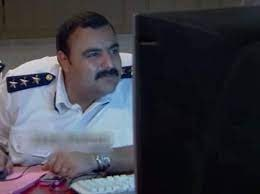
#> input picture test_img.jpg, 260 x 194 px
$ python main.py
#> lines starting #> are read from the running program, lines starting #| are printed output that depends on the picture
import cv2
import numpy as np
import matplotlib.pyplot as plt
print(cv2.__version__)

img = cv2.imread('test_img.jpg')
#> img is the input picture: shape (194, 260, 3); mean B, G, R 70, 60.9, 61

# 1. Resizing
resized_square = cv2.resize(img, (300, 300))  # Force 300x300
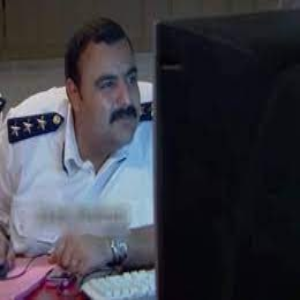
#> resized_square: shape (300, 300, 3); mean B, G, R 69.9, 60.8, 60.9
resized_half = cv2.resize(img, None, fx=0.5, fy=0.5)  # Scale down 50%

# 2. Cropping (center 50%)
h, w = img.shape[:2]
#> h = 194; w = 260
cropped = img[h//4:3*h//4, w//4:3*w//4]  # Center crop
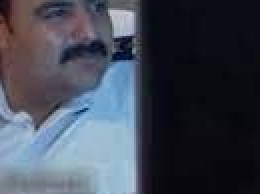
#> cropped: shape (97, 130, 3) (shown 2 times larger); mean B, G, R 84.3, 71.2, 65.3

# 3. Rotation (45 degrees)
center = (w//2, h//2)
#> center = (130, 97)
M = cv2.getRotationMatrix2D(center, 45, 1.0)
rotated = cv2.warpAffine(img, M, (w, h))
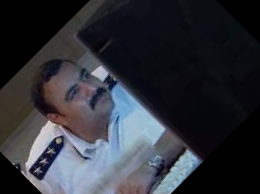
#> rotated: shape (194, 260, 3); mean B, G, R 56.7, 49.5, 47.6

# --- Grayscale Processing ---
gray_img = cv2.cvtColor(img, cv2.COLOR_BGR2GRAY)
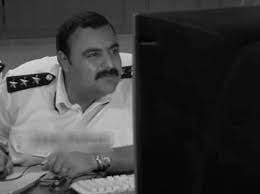
#> gray_img: shape (194, 260); min 0, max 222, mean 61.9
inv_arith = 255 - gray_img
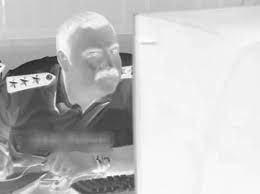
#> inv_arith: shape (194, 260); min 33, max 255, mean 193.1
inv_bitwise = cv2.bitwise_not(gray_img)

# --- Matplotlib Display ---
plt.figure(figsize=(15, 8))

# Original and spatial transforms
plt.subplot(2, 4, 1)
plt.imshow(cv2.cvtColor(img, cv2.COLOR_BGR2RGB))
plt.title('Original')
plt.axis('off')

plt.subplot(2, 4, 2)
plt.imshow(cv2.cvtColor(resized_square, cv2.COLOR_BGR2RGB))
plt.title('Resized (300x300)')
plt.axis('off')

plt.subplot(2, 4, 3)
plt.imshow(cv2.cvtColor(cropped, cv2.COLOR_BGR2RGB))
plt.title('Cropped (Center 50%)')
plt.axis('off')

plt.subplot(2, 4, 4)
plt.imshow(cv2.cvtColor(rotated, cv2.COLOR_BGR2RGB))
plt.title('Rotated 45°')
plt.axis('off')

# Grayscale and inversions
plt.subplot(2, 4, 5)
plt.imshow(gray_img, cmap='gray')
plt.title('Grayscale')
plt.axis('off')

plt.subplot(2, 4, 6)
plt.imshow(inv_arith, cmap='gray')
plt.title('Arithmetic Invert')
plt.axis('off')

plt.subplot(2, 4, 7)
plt.imshow(inv_bitwise, cmap='gray')
plt.title('Bitwise Invert')
plt.axis('off')

plt.tight_layout()
plt.show()
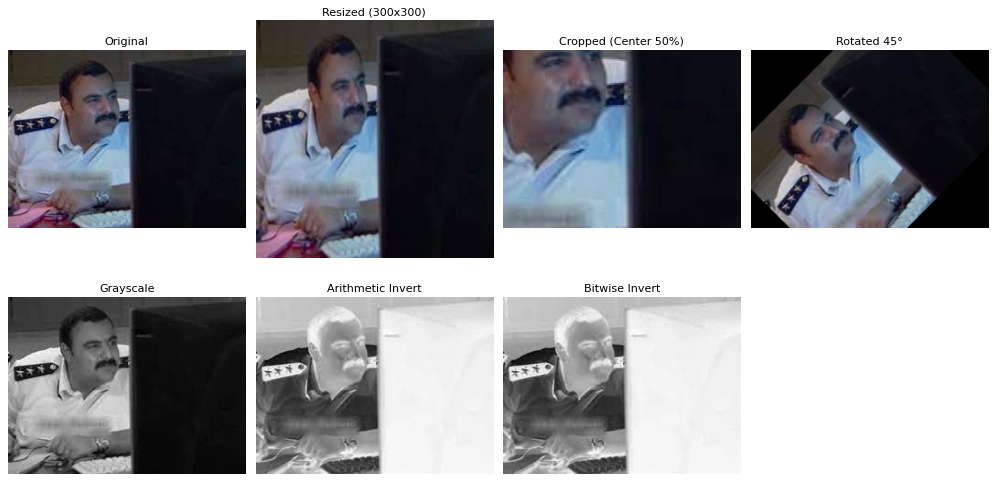
#> figure drawn by matplotlib, 7 panels

# --- Save Results ---
cv2.imwrite('resized_square.jpg', resized_square)
cv2.imwrite('resized_half.jpg', resized_half)
cv2.imwrite('cropped.jpg', cropped)
cv2.imwrite('rotated.jpg', rotated)
cv2.imwrite('inversions.jpg', np.hstack([gray_img, inv_arith, inv_bitwise]))
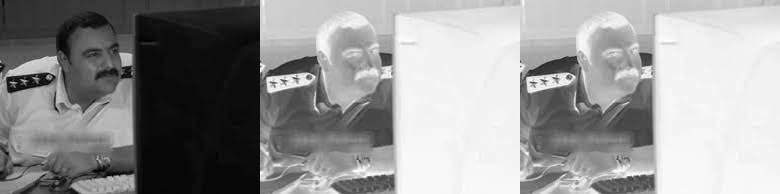
#> saved as inversions.jpg: shape (194, 780); min 0, max 255, mean 149.4

# --- OpenCV Display ---
cv2.imshow('Resized Half', resized_half)
cv2.imshow('Cropped', cropped)
cv2.imshow('Rotated', rotated)
cv2.waitKey(0)
cv2.destroyAllWindows()
